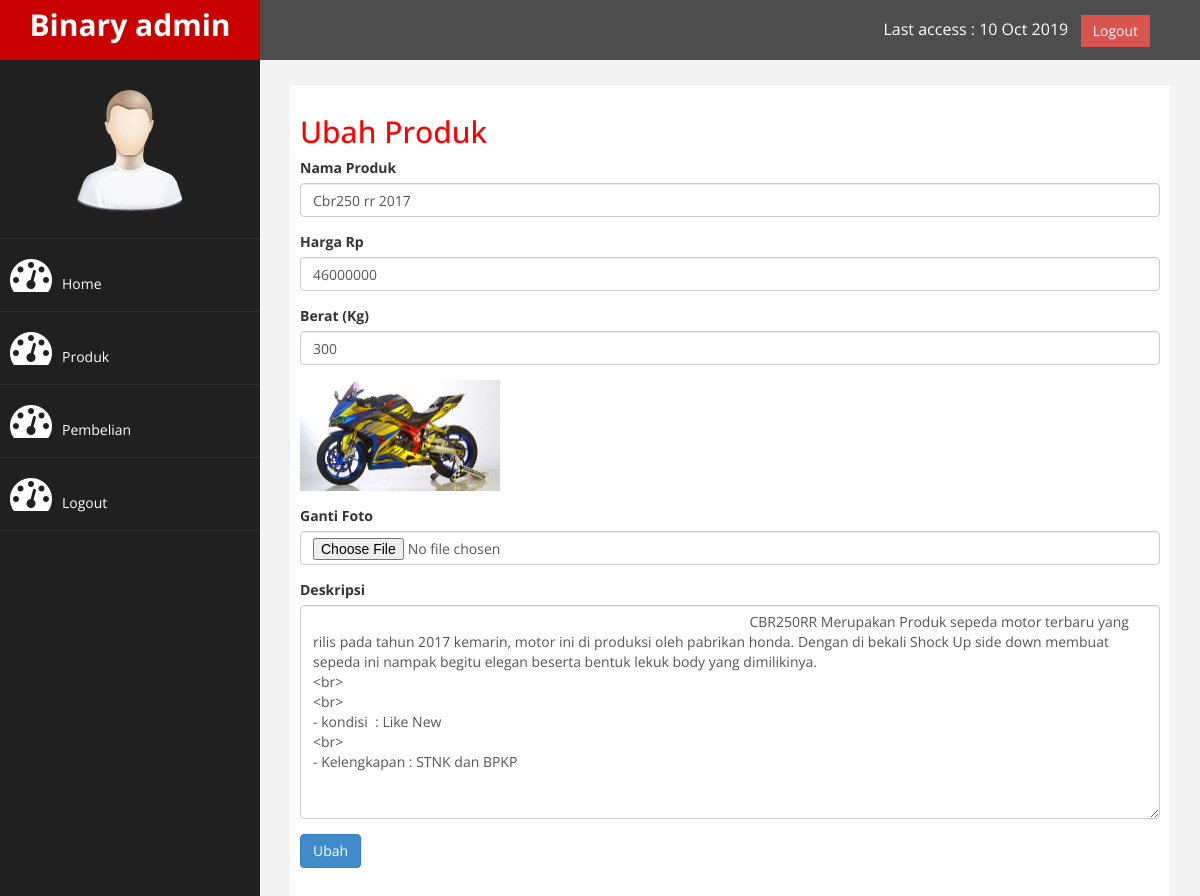
/admin/index.php?halaman=ubahproduk&id=1, run on the app's committed database.
### tables this page shows
CREATE TABLE `produk` (
  `id_produk` int(11) NOT NULL,
  `nama_produk` varchar(100) NOT NULL,
  `harga_produk` int(50) NOT NULL,
  `berat_produk` int(11) NOT NULL,
  `foto_produk` text NOT NULL,
  `deskripsi_produk` text NOT NULL,
  `stok_produk` int(5) NOT NULL,
  `flag` tinyint(1) NOT NULL DEFAULT '0'
);

### admin/ubahproduk.php (the view, shortened to what this page needs)
<h2>Ubah Produk</h2>
<?php
    $ambil = $koneksi->query("SELECT * FROM produk WHERE id_produk='$_GET[id]'");
    $pecah= $ambil->fetch_assoc();
?>
<form method="post" enctype="multipart/form-data">
    <div class="form-group">
        <label>Nama Produk</label>
        <input type="text" name="nama" class="form-control" value="<?php echo $pecah['nama_produk']; ?>">
    </div>
    <div class="form-group">
        <label>Harga Rp</label>
        <input type="number" name="harga" class="form-control" value="<?php echo $pecah['harga_produk']; ?>">
    </div>
    <div class="form-group">
        <label>Berat (Kg)</label>
        <input type="number" name="berat" class="form-control" value="<?php echo $pecah['berat_produk']; ?>">
    </div>
    <div class="form-group">
        <img src="../foto_produk/<?php echo $pecah['foto_produk']?>" width="200">
    </div>
    <div class="form-group">
        <label>Ganti Foto</label>
        <input type="file" name="foto" class="form-control">
    </div>
    <div class="form-group">
        <label>Deskripsi</label>
        <textarea name="deskripsi" class="form-control" rows="10">
            <?php echo $pecah['deskripsi_produk'];?>
        </textarea>
    </div>
    <button class="btn btn-primary" name="ubah">Ubah</button>
</form>

### admin/assets/css/custom.css (style rules this page uses)
body { font-family: 'Open Sans', sans-serif; }
h2 { color: #f00; }

### data on the page
produk: nama "Cbr250 rr 2017", harga "46000000", berat "300", foto_produk (picture), deskripsi "CBR250RR Merupakan Produk sepeda motor terbaru yang rilis pada tahun 2017 kemarin, motor ini di produksi oleh pabrikan honda. Dengan di bekali Shock Up side down membuat sepeda ini nampak begitu elegan beserta bentuk lekuk body yang dimilikinya. <br> <br> - kondisi : Like New <br> - Kelengkapan : STNK dan BPKP"
